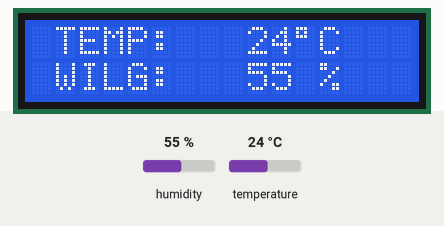
Simulated run of this sketch. Board: Arduino Uno, built with avr-gcc and run on an emulated ATmega328P. On the bench: 16×2 character LCD. Inputs (shaded band) come from the test bench; at power-on: humidity 55 %, temperature 24 °C.

Above: at 3.2 s.
3.3 s: humidity set to 22 %
At 4.5 s:
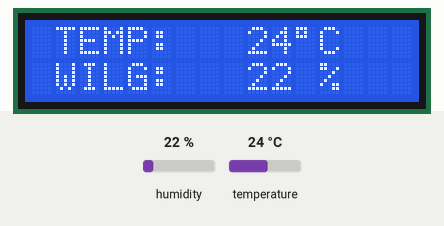
5.1 s: temperature set to 12 °C
At 6.0 s:
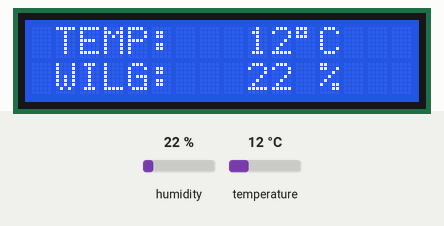
6.7 s: humidity set to 40 %
At 7.5 s:
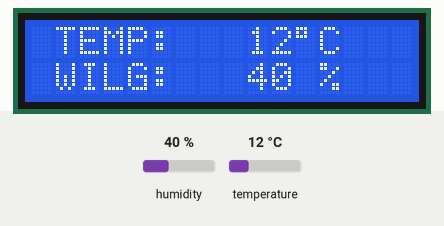
8.3 s: temperature set to 19 °C
At 9.0 s:
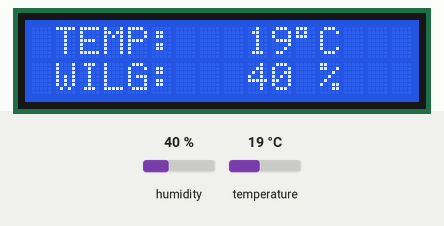
Timing chart, 0 to 10.8 s (numbered marks = the images above; inputs shaded):
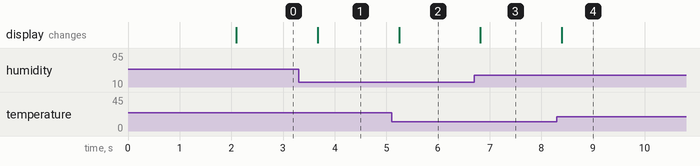

The sketch:

dht_lcd_display.ino
```cpp
#include <dht.h>
#include <LiquidCrystal.h>

LiquidCrystal lcd(8, 9, 4, 5, 6, 7);
dht DHT;

#define DHT11_PIN 2

void setup()
{
  lcd.begin(16, 2);
  lcd.clear();
  displayText(1,0,"MATEUSZ BRYL");
  delay(2000);
  lcd.clear();
  displayText(1,0,"TEMP:");
  displayText(1,1,"WILG:");
}

void loop()
{
  int chk = DHT.read11(DHT11_PIN);
  lcd.setCursor(11, 0);
  lcd.print((char)223);
  displayText(12, 0, "C");
  displayText(12, 1, "%");
  displayText(9, 0, String(DHT.temperature, 0));
  displayText(9, 1, String(DHT.humidity, 0));
  delay(500);
}

void displayText(int x, int y, String text)
{
  lcd.setCursor(x, y);
  lcd.print(text);
}
```

Measured:
- after the input at 3.3 s, the display: changes after 0.37 s (image 1)
- after the input at 5.1 s, the display: changes after 0.15 s (image 2)
- after the input at 6.7 s, the display: changes after 0.12 s (image 3)
- after the input at 8.3 s, the display: changes after 0.10 s (image 4)
